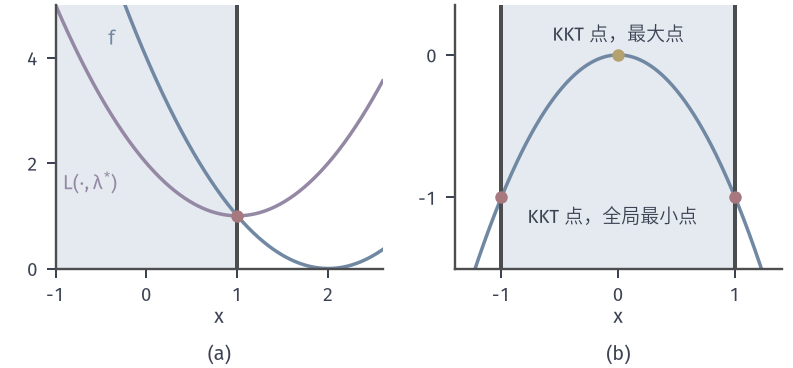

Source code (Python):
from pathlib import Path
import sys
sys.path.insert(0, str(Path(__file__).resolve().parents[1]/"kkt-common"))
from kkt_fig import *
HERE = Path(__file__).resolve().parent
# (a) min (x-2)^2, x-1<=0: lam=2, L=(x-1)^2+1 lies below f on the feasible side. (b) min -x^2 on [-1,1]: three KKT points.
fig, axes = figure(width_mm=112, height_mm=52, ncols=2)
panels(fig, .07, .985, .985, .27, .22)
a, b = axes
x = np.linspace(-1, 2.6, 400); a.axvspan(-1, 1, facecolor=BLUE_FILL, edgecolor='none', zorder=0)
a.plot(x, (x-2)**2, color=BLUE, lw=1.4); a.plot(x, (x-1)**2+1, color=PURPLE, lw=1.4)
setup(a, (-1, 2.6), (0, 5), [-1, 0, 1, 2], [0, 2, 4], xl='$x$', yl='', equal=False)
a.axvline(1, color=EDGE, lw=1.6); dot(a, (1, 1))
a.text(-.42, 4.25, '$f$', color=BLUE, fontsize=8); a.text(-.92, 1.5, '$\\mathcal{L}(\\cdot,\\lambda^{*})$'.replace('\\mathcal{L}', 'L'), color=PURPLE, fontsize=8)
x = np.linspace(-1.4, 1.4, 300); b.axvspan(-1, 1, facecolor=BLUE_FILL, edgecolor='none', zorder=0)
b.plot(x, -x**2, color=BLUE, lw=1.4)
setup(b, (-1.4, 1.4), (-1.5, .35), [-1, 0, 1], [-1, 0], xl='$x$', yl='', equal=False)
b.axvline(-1, color=EDGE, lw=1.6); b.axvline(1, color=EDGE, lw=1.6)
dot(b, (-1, -1)); dot(b, (1, -1)); dot(b, (0, 0), YELLOW)
b.text(0, .1, 'KKT 点，最大点', color=INK, fontsize=7.5, ha='center')
b.text(-.05, -1.18, 'KKT 点，全局最小点', color=INK, fontsize=7.5, ha='center')
tags(fig, axes, y=.01)
save(fig, HERE, 'figure', {'a': {'lambda': 2, 'L': '(x-1)^2+1'}, 'b': 'f=-x^2'})
